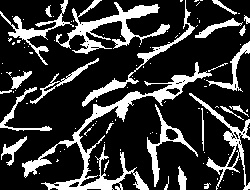
//> input picture data/image_processing/src2/cosmobio_rgb1-unsharp-mask2.jpg, 250 x 190 px
$ ./contour_circle   (built with g++ and OpenCV 4)
//> lines starting //> are read from the running program, lines starting //| are printed output that depends on the picture; after the words box and inside, x2 and y2 are one past the last pixel; in counts of white or black regions, pixels touching at a corner belong together
////////////////////////
// contour_circle.cpp //
////////////////////////

// Draw boundingRect

#include <opencv2/imgcodecs.hpp>
#include <opencv2/highgui.hpp>
#include <opencv2/imgproc.hpp>
#include <iostream>
#include <cstdio>

using namespace cv;
using namespace std;

Mat src, src_gray, drawing;
int thresh = 100;
int max_thresh = 255;
RNG rng(12345);

void thresh_callback(int, void*);

int main()
{
	string filename = "../data/image_processing/src2/cosmobio_rgb1-unsharp-mask2.jpg";
	src = imread(filename, IMREAD_COLOR);
//> src is the input picture: 190 rows x 250 cols, CV_8UC3; min 0, max 255, mean 54.8
	if (src.empty()) {
		cerr << "Can NOT load image.\n" << endl;
		return -1;
	}

	cvtColor(src, src_gray, COLOR_BGR2GRAY);
	const char* source_window = "Source";
	namedWindow(source_window, WINDOW_AUTOSIZE);
	imshow( source_window, src );
	createTrackbar("Threshold:", "Source", &thresh, max_thresh, thresh_callback);
	thresh_callback(0, 0);
	waitKey(0);
	return(0);
}

void thresh_callback(int, void*)
{
	Mat threshold_output;
	vector<vector<Point> > contours;
	vector<Vec4i> hierarchy;

	//////////////////////////////////////
	// threshold of the grayscale image //
	//////////////////////////////////////
	threshold(src_gray, threshold_output, thresh, 255, THRESH_BINARY);
//> threshold_output: 190 rows x 250 cols, CV_8UC1; 21.4% white; 105 white regions (79 under 20 px)

	///////////////////////////////////////////////////////////////////////////////
	// Find contours and saves them to the vectors ``contour'' and ``hierarchy'' //
	///////////////////////////////////////////////////////////////////////////////
	findContours(threshold_output, contours, hierarchy, RETR_TREE, CHAIN_APPROX_SIMPLE, Point(0, 0));
//> contours = 156 contours, 130 with area under 20; largest, box (x1, y1, x2, y2) and area: (22, 62, 212, 190) 2432, (56, 0, 170, 54) 1370, (189, 93, 250, 190) 790, (82, 0, 195, 107) 628, (147, 104, 198, 187) 600

	vector<vector<Point> > contours_poly(contours.size());
//> contours_poly = 156 empty contours
	vector<Rect> boundRect(contours.size());
	vector<Point2f>center(contours.size());
	vector<float>radius(contours.size());

	///////////////////////////////////////////////////////////////////////////////////////
	// For every found contour we now apply approximation to polygons with accuracy +-3  //
	// and stating that the curve closed.                                                //
	// After that we find a bounding rect for every polygon and save it to ``boundRect'' //
	///////////////////////////////////////////////////////////////////////////////////////
	for(size_t i = 0; i < contours.size(); i++)
	{
		approxPolyDP(Mat(contours[i]), contours_poly[i], 3, true);
		//boundRect[i] = boundingRect( Mat(contours_poly[i]) );
		minEnclosingCircle( contours_poly[i], center[i], radius[i] );
	}
//> after the loop, contours_poly = 156 contours, 137 with area under 20; largest, box (x1, y1, x2, y2) and area: (22, 62, 212, 190) 2759, (56, 0, 170, 54) 1560, (189, 93, 250, 190) 698, (147, 104, 198, 187) 672, (83, 0, 195, 107) 644; center = 156 Points (x, y), first 12: [220, 187], [207, 186], [223, 180], [217, 178], [166, 182.5], [108, 175], [232, 174], [39, 173], [232, 172], [182, 177.5], [203, 163], [97, 161]; radius = 156 values, max 106.5 at index 77, min 0.0001 at index 0, mean 4.74

	drawing = Mat::zeros(threshold_output.size(), CV_8UC3);

	//////////////////////////////////////////////////
	// Write axis of boundingRext in ``output.txt'' //
	//////////////////////////////////////////////////
	freopen("../data/image_processing/output_circle_green.txt", "w", stdout);

	for(size_t i = 0; i< contours.size(); i++)
	{
		//////////////////////////////////////////
		// Scalar(255, 255, 255) -> White color //
		// Scalar(255, 0, 0)     -> Blue color  //
		// Scalar(0, 255, 0)     -> Green color //
		// Scalar(0, 0, 255)     -> Red color   //
		//////////////////////////////////////////
		Scalar color1 = Scalar(255, 255, 255);
		Scalar color2 = Scalar(255, 0, 0);
		Scalar color3 = Scalar(0, 255, 0);
		Scalar color4 = Scalar(0, 0, 255);

		///////////////////////////////
		// Draw contours with color1 //
		///////////////////////////////
		drawContours(drawing, contours_poly, (int)i, color1, 1, 8, vector<Vec4i>(), 0, Point());

		/////////////////////////////////
		// Draw rectangles with color2 //
		/////////////////////////////////
		//rectangle(drawing, boundRect[i].tl(), boundRect[i].br(), color4, 2, 8, 0);
		circle(drawing, center[i], (int)radius[i], color3, 2, 8, 0);
		cout << center[i] << radius[i] << endl;

	}
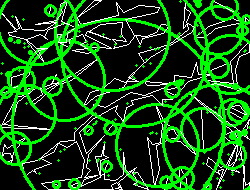
//> drawing: 190 rows x 250 cols, CV_8UC3; mean B, G, R 19, 73.6, 19

	namedWindow("Contours", WINDOW_AUTOSIZE);
	imshow("Contours", drawing);
	imwrite("../data/image_processing/src2/cosmobio_rgb1-unsharp-mask2_circle.jpg", drawing);
}
